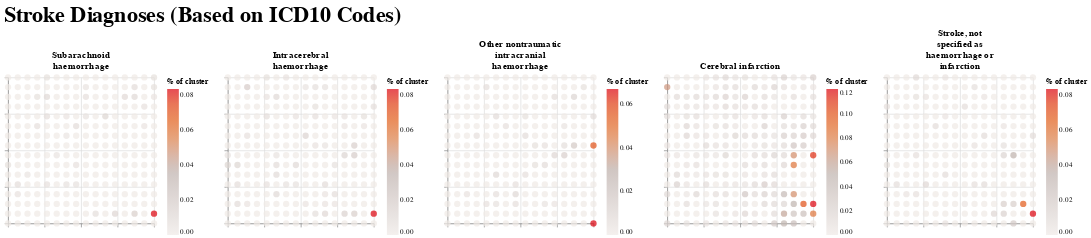

The notebook cell saved with this chart:
### Code cell
### CREATE VISUALISATION TO SHOW DISTRIBUTION OF AF DIAGNOSES ###

def plot_af_diag_reasons(classMap,label,title,fig_size=(200,200)):
    dfmap = classMap[["x1", "x2",label]]
    dfmap.columns = ["x1","x2","label"]
    map = alt.Chart(dfmap).mark_circle().encode(
    x=alt.X('x1:Q', axis=alt.Axis(labels=False,title = "")),
    y=alt.Y('x2:Q', axis=alt.Axis(labels=False,title = "")),
        color=alt.Color('label:Q',
                        scale=alt.Scale(scheme='lightgreyred'),
                        title=textwrap.wrap("% of cluster",15)),
        size=alt.value(75)
        #opacity='density'
    ).properties(title = title,width = fig_size[0], height = fig_size[1]
    )
    return map

diag_plot = alt.vconcat().properties(
                                            title={
                                                'text': 'Stroke Diagnoses (Based on ICD10 Codes)',
                                                'fontSize': 30
                                            }
                                        ).resolve_scale(
    color='independent'
).configure_view(
    stroke=None
)

var_name = ['ICD 10 - Subarachnoid haemorrhage',
            'ICD 10 - Intracerebral haemorrhage',
            'ICD 10 - Other nontraumatic intracranial haemorrhage',
            'ICD 10 - Cerebral infarction',
            'ICD 10 - Stroke, not specified as haemorrhage or infarction']

var_display_name = ['Subarachnoid haemorrhage',
                    'Intracerebral haemorrhage',
                    'Other nontraumatic intracranial haemorrhage',
                    'Cerebral infarction',
                    'Stroke, not specified as haemorrhage or infarction']

var = 0
for i in range(1):
    row = alt.hconcat().resolve_scale(
    color='independent'
)
    for j in range(5):
        title = textwrap.wrap(var_display_name[var],20)
        row |= plot_af_diag_reasons(classMap,label=var_name[var],title=title)
        var = var + 1
    diag_plot &= row    

diag_plot

### Figure 1 — Vega-Lite specification as saved in the notebook (floating-point values rounded to 4 significant figures; data arrays with more than 128 entries replaced by an {"elided": "..."} marker saying what was removed)
{"config": {"view": {"continuousWidth": 300, "continuousHeight": 300, "stroke": null}}, "vconcat": [{"hconcat": [{"mark": {"type": "circle"}, "encoding": {"color": {"field": "label", "scale": {"scheme": "lightgreyred"}, "title": ["% of cluster"], "type": "quantitative"}, "size": {"value": 75}, "x": {"axis": {"labels": false, "title": ""}, "field": "x1", "type": "quantitative"}, "y": {"axis": {"labels": false, "title": ""}, "field": "x2", "type": "quantitative"}}, "height": 200, "title": ["Subarachnoid", "haemorrhage"], "width": 200}, {"data": {"name": "data-1ca0168f1c3361f422fdc413aa5fecda"}, "mark": {"type": "circle"}, "encoding": {"color": {"field": "label", "scale": {"scheme": "lightgreyred"}, "title": ["% of cluster"], "type": "quantitative"}, "size": {"value": 75}, "x": {"axis": {"labels": false, "title": ""}, "field": "x1", "type": "quantitative"}, "y": {"axis": {"labels": false, "title": ""}, "field": "x2", "type": "quantitative"}}, "height": 200, "title": ["Intracerebral", "haemorrhage"], "width": 200}, {"data": {"name": "data-a921663413c935efc93ad184170a07b0"}, "mark": {"type": "circle"}, "encoding": {"color": {"field": "label", "scale": {"scheme": "lightgreyred"}, "title": ["% of cluster"], "type": "quantitative"}, "size": {"value": 75}, "x": {"axis": {"labels": false, "title": ""}, "field": "x1", "type": "quantitative"}, "y": {"axis": {"labels": false, "title": ""}, "field": "x2", "type": "quantitative"}}, "height": 200, "title": ["Other nontraumatic", "intracranial", "haemorrhage"], "width": 200}, {"data": {"name": "data-e2b839685778c7a1d6b6fc2325d0c821"}, "mark": {"type": "circle"}, "encoding": {"color": {"field": "label", "scale": {"scheme": "lightgreyred"}, "title": ["% of cluster"], "type": "quantitative"}, "size": {"value": 75}, "x": {"axis": {"labels": false, "title": ""}, "field": "x1", "type": "quantitative"}, "y": {"axis": {"labels": false, "title": ""}, "field": "x2", "type": "quantitative"}}, "height": 200, "title": ["Cerebral infarction"], "width": 200}, {"data": {"name": "data-d9f93a9d5a815def0f607c38f985026f"}, "mark": {"type": "circle"}, "encoding": {"color": {"field": "label", "scale": {"scheme": "lightgreyred"}, "title": ["% of cluster"], "type": "quantitative"}, "size": {"value": 75}, "x": {"axis": {"labels": false, "title": ""}, "field": "x1", "type": "quantitative"}, "y": {"axis": {"labels": false, "title": ""}, "field": "x2", "type": "quantitative"}}, "height": 200, "title": ["Stroke, not", "specified as", "haemorrhage or", "infarction"], "width": 200}], "resolve": {"scale": {"color": "independent"}}}], "data": {"name": "data-2bdb6a43f55defe7787ec33b41bc7002"}, "resolve": {"scale": {"color": "independent"}}, "title": {"text": "Stroke Diagnoses (Based on ICD10 Codes)", "fontSize": 30}, "$schema": "https://vega.github.io/schema/vega-lite/v5.20.1.json", "datasets": {"data-2bdb6a43f55defe7787ec33b41bc7002": {"elided": "256 records"}, "data-1ca0168f1c3361f422fdc413aa5fecda": {"elided": "256 records"}, "data-a921663413c935efc93ad184170a07b0": {"elided": "256 records"}, "data-e2b839685778c7a1d6b6fc2325d0c821": {"elided": "256 records"}, "data-d9f93a9d5a815def0f607c38f985026f": {"elided": "256 records"}}}
